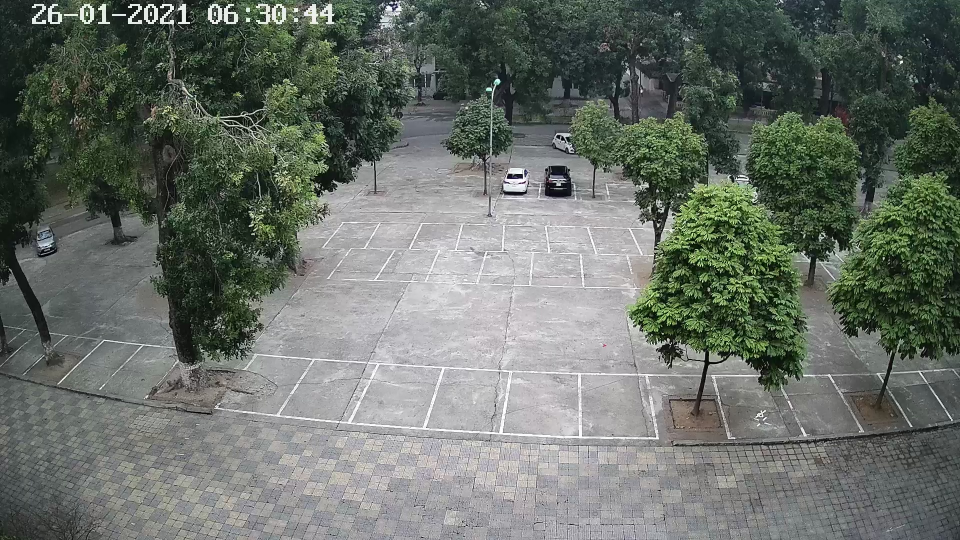
#> input picture C9/C9_base_26.01.2021_06.00.00.jpg, 1920 x 1080 px (shown at 1/2 size)
$ python test.py
#> lines starting #> are read from the running program, lines starting #| are printed output that depends on the picture; after the words box and inside, x2 and y2 are one past the last pixel; in counts of white or black regions, pixels touching at a corner belong together
# [32 lines of commented-out code are left out]

from calendar import c
import cv2
import numpy as np


list_points = []

with open("plate_zone_2.txt", "r") as f:
#> (reads plate_zone_2.txt from the repository)
    for line in f.readlines():
        if not line.strip():
            continue
        x, y = line.split(" ")
        x, y = int(x), int(y)
        list_points.append([x, y])

points = np.array(list_points, dtype=np.int32)
points = points.reshape((-1, 1, 2))

alpha = 0.3

img = cv2.imread("C9/C9_base_26.01.2021_06.00.00.jpg")
#> img is the input picture: shape (1080, 1920, 3); mean B, G, R 103.8, 111.4, 104.3
img_copy = img.copy()

cv2.fillPoly(img, [points], (0, 0, 255))
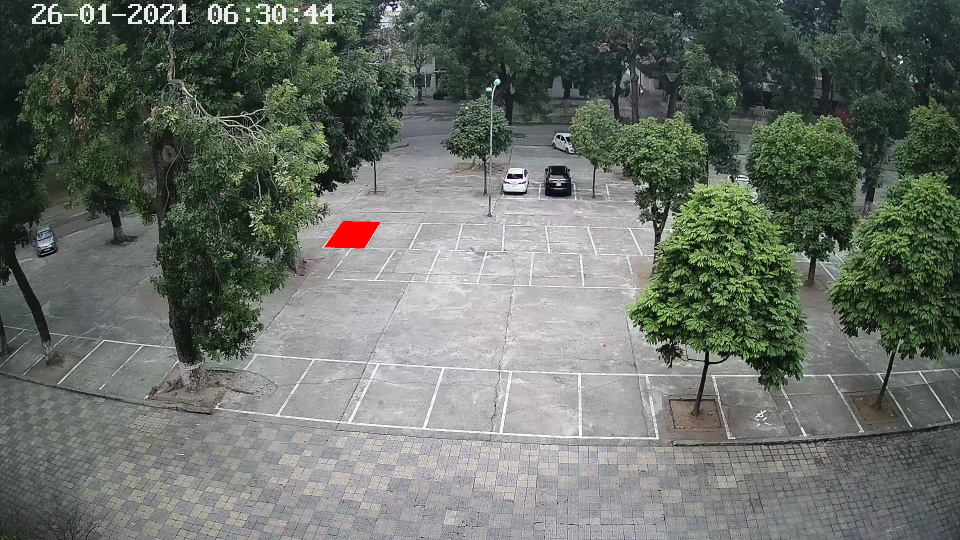
#> img: shape (1080, 1920, 3) (shown at 1/2 size); 0.2% of pixels changed, all inside (x1, y1, x2, y2) = (648, 442, 761, 497)

img = cv2.addWeighted(img, alpha, img_copy, 1-alpha, 0)

img = cv2.resize(img, dsize=None, fx=0.5, fy=0.5)
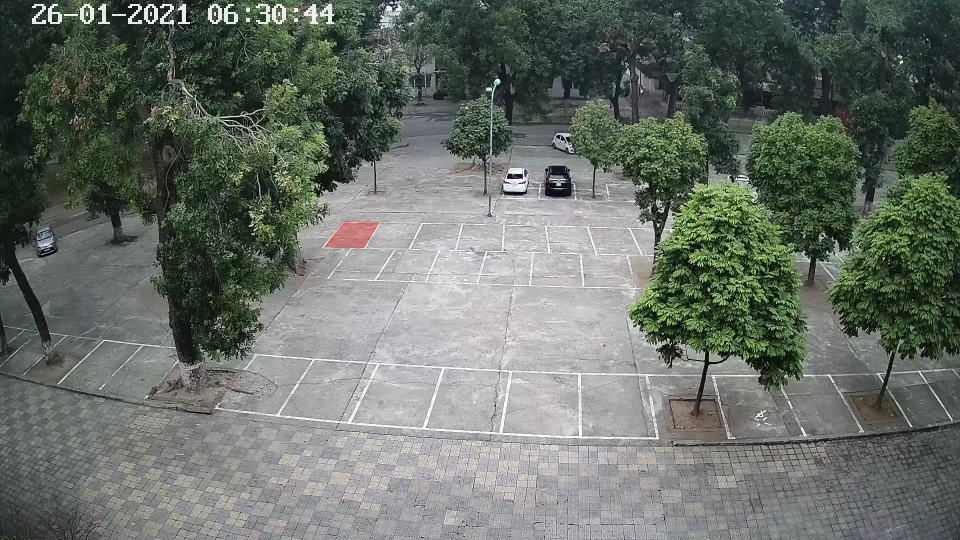
#> img: shape (540, 960, 3); mean B, G, R 103.9, 111.4, 104.5
cv2.imshow("img", img)
key = cv2.waitKey(0)
#> (key q is pressed here)
